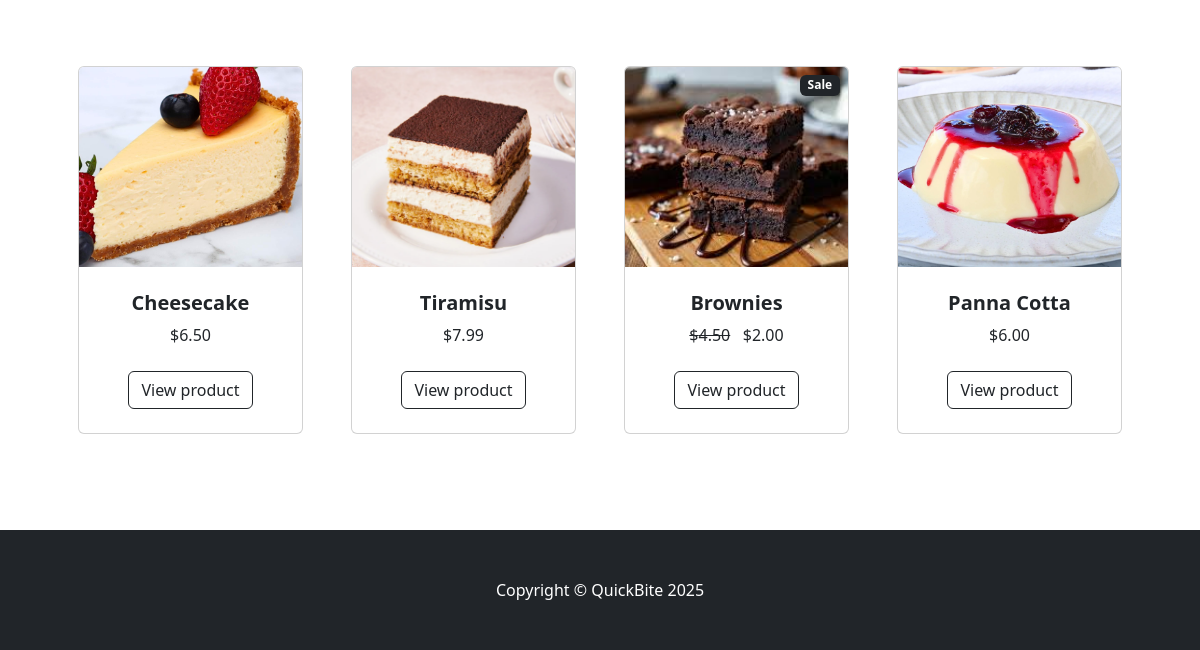
Page /store/11 (lower part) on the earlier database version.
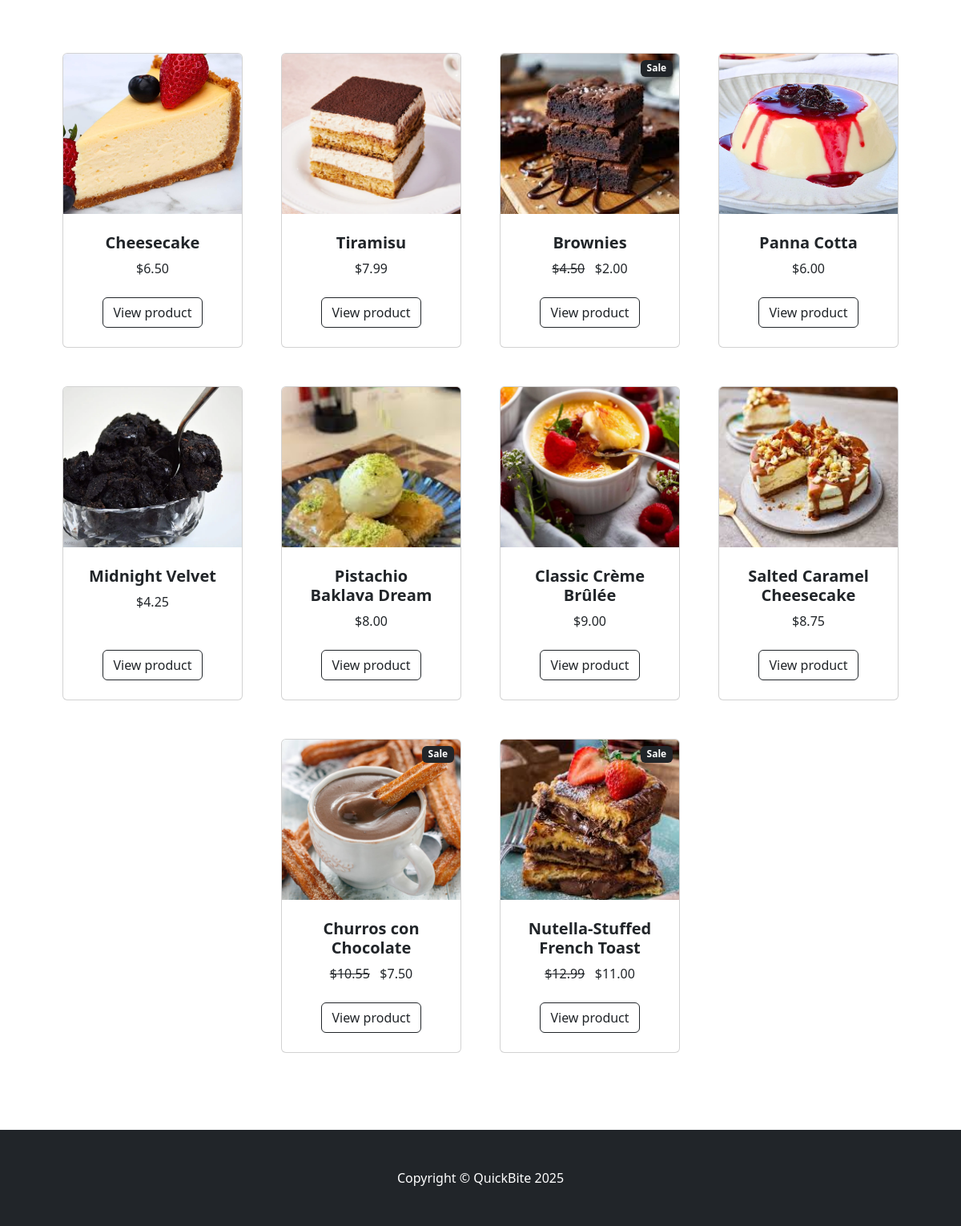
Same page on the later database version.
### Food_Order_App/models.py (models this page shows, shortened)
class Product(models.Model):
    name = models.CharField(max_length=100)
    price = models.DecimalField(default=0, decimal_places=2, max_digits=6)
    category = models.ForeignKey(
        Category, on_delete=models.CASCADE, default='')
    description = models.TextField(blank=True, null=True)
    image = models.ImageField(upload_to='uploads/product/')
    is_sale = models.BooleanField(default=False)
    sale_price = models.DecimalField(default=0, decimal_places=2, max_digits=6)

### Food_Order_App/views.py (the view)
# urls.py: path("store/<int:pk>" , views.store, name = 'store'),
def store(request, pk):
    store = Store.objects.get(id=pk)
    products = store.products.all()
    return render(request, 'store.html', {'products':products, 'store':store})

### cart/cart.py (called while the page is built)
    def __len__(self):
        return len(self.cart)

### cart/context_proccesors.py (called while the page is built)
def cart(request):
    return {'cart':Cart(request)}

### Food_Order_App/templates/store.html (shortened to what this page needs)
{% extends 'base.html' %}
{% load static %}
    {% block content %}
        <section class="py-5">
            <div class="container px-4 px-lg-5 mt-5">
                <div class="row gx-4 gx-lg-5 row-cols-2 row-cols-md-3 row-cols-xl-4 justify-content-center">
                   {% for product in products %}
                        {% if product.is_sale %}
                    <div class="col mb-5">
                        <div class="card h-100">
                            <div class="badge bg-dark text-white
                             position-absolute" style="top: 0.5rem; right: 0.5rem;">Sale</div>
                            <img class="card-img-top" src="{{product.image.url}}" alt="..." style="height: 200px; object-fit: cover; width: 100%;" />
                            <div class="card-body p-4">
                                <div class="text-center">
                                    <h5 class="fw-bolder">{{product.name}}</h5>
                                    <strike>${{product.price}}</strike> &nbsp;
                                    ${{product.sale_price}}
                                </div>
                            </div>
                            <div class="card-footer p-4 pt-0 border-top-0 bg-transparent">
                                <div class="text-center"><a class="btn btn-outline-dark mt-auto" href="{% url 'product' product.id %}">View product</a></div>
                            </div>
                        </div>
                    </div>
                        {% else %}
                    <div class="col mb-5">
                        <div class="card h-100">
                            <img class="card-img-top" src="{{product.image.url}}" alt="..." style="height: 200px; object-fit: cover; width: 100%;" />
                            <div class="card-body p-4">
                                <div class="text-center">
                                    <h5 class="fw-bolder">{{product.name}}</h5>
                                    ${{product.price}}
                                </div>
                            </div>
                            <div class="card-footer p-4 pt-0 border-top-0 bg-transparent">
                                <div class="text-center"><a class="btn btn-outline-dark mt-auto" href="{% url 'product' product.id %}">View product</a></div>
                            </div>
                        </div>
                    </div>
                        {% endif %}
                    {% endfor %}
                </div>
            </div>
        </section>
       {% endblock %}

Differences in the rows shown:
added Product: image (picture), name "Midnight Velvet", price "4.25"
added Product: image (picture), name "Pistachio Baklava Dream", price "8.00"
added Product: image (picture), name "Classic Crème Brûlée", price "9.00"
added Product: image (picture), name "Salted Caramel Cheesecake", price "8.75"
added Product: image (picture), name "Churros con Chocolate", price "10.55", sale_price "7.50"
added Product: image (picture), name "Nutella-Stuffed French Toast", price "12.99", sale_price "11.00"
